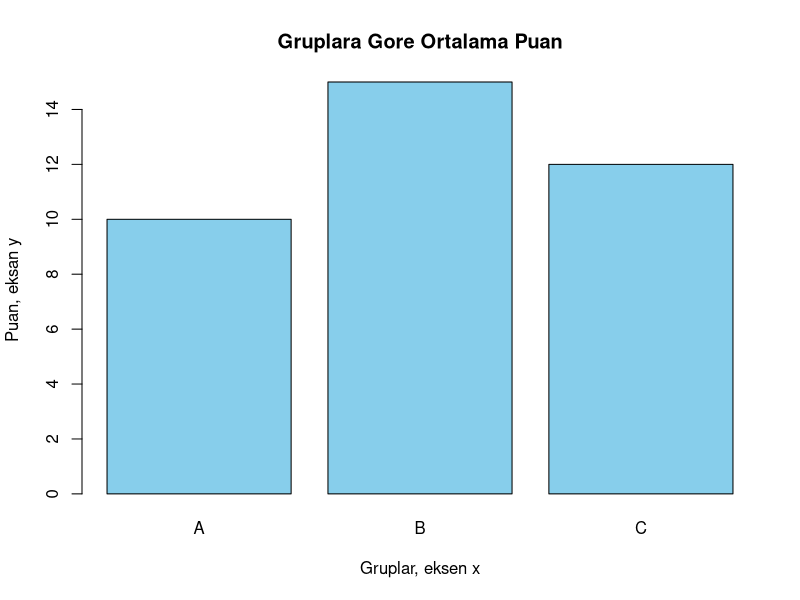
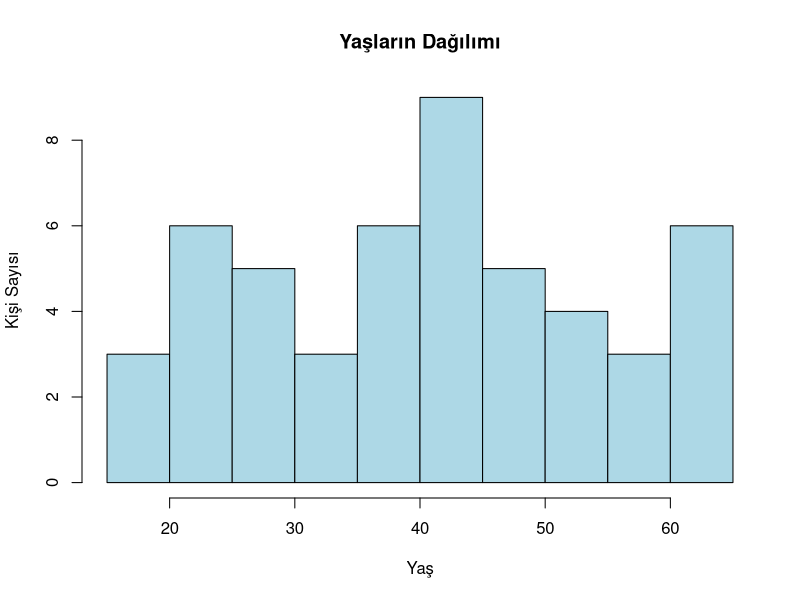
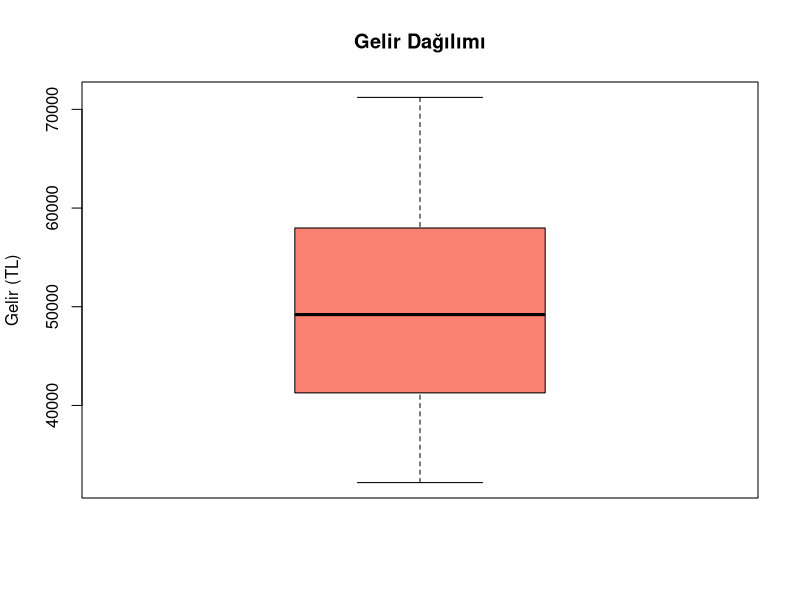
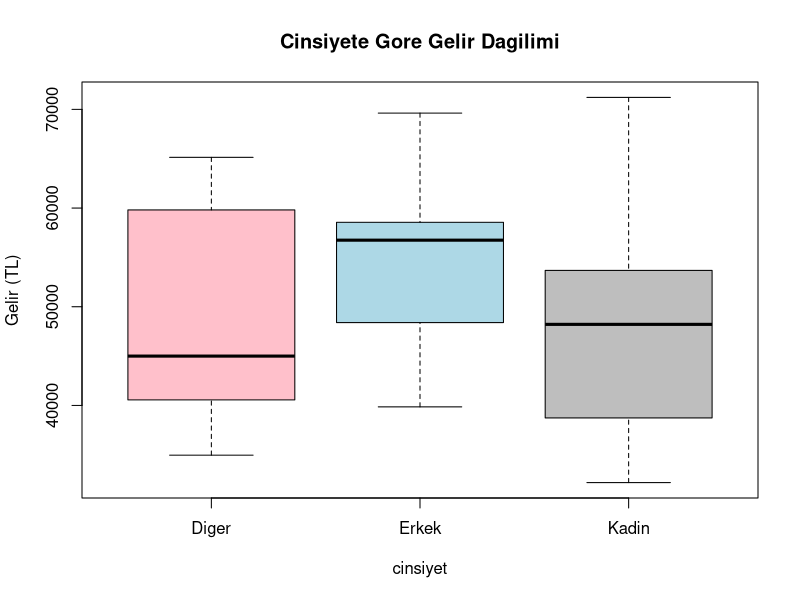
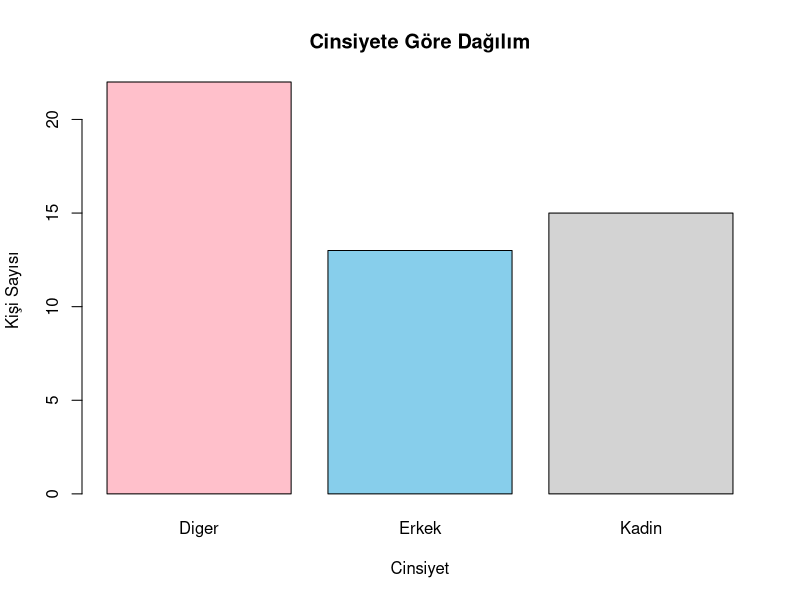
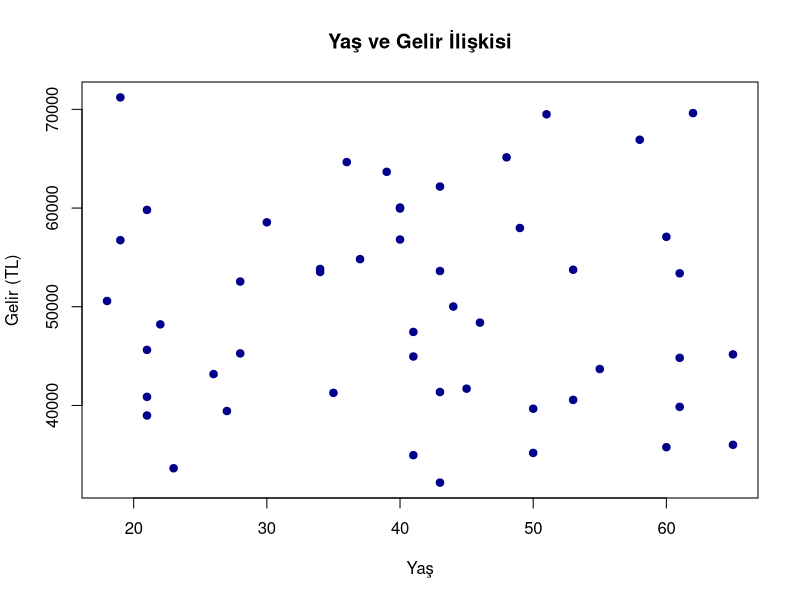

Here is the R script that generated these plots, in order:
## ---- chunk 1

x <- c("A", "B", "C")
y <- c(10, 15, 12)

barplot(y, names.arg = x, main = "Gruplara Gore Ortalama Puan", 
        xlab = "Gruplar, eksen x", ylab = "Puan, eksan y", col = "skyblue")
## ---- chunk 2
veri <- read.csv("gelir_calisma.csv")

# veri

head(veri) # veri setinin ilk 5 satırını göstermek için kullanılmıştır. yalnızca veri yazılarak çalıştırılsaydı, R tüm veri setini gösterebilirdi. Burada veri yapısını kısaca görmek amacıyla kullnaılmıştır head fonksiyonu.
## ---- chunk 3
# Yaşların Dağılımı
hist(veri$yas,
     col = "lightblue",
     main = "Yaşların Dağılımı",
     xlab = "Yaş",
     ylab = "Kişi Sayısı")
## ---- chunk 4
boxplot(veri$gelir,
        main = "Gelir Dağılımı",
        ylab = "Gelir (TL)",
        col = "salmon")

## ---- chunk 5
boxplot(gelir ~ cinsiyet,
        data = veri,
        main = "Cinsiyete Gore Gelir Dagilimi",
        ylab = "Gelir (TL)",
        col = c("pink", "lightblue", "gray"))
## ---- chunk 6
table_cinsiyet <- table(veri$cinsiyet) # bu fonksiyon her kategoride kaç gözlem olduğunu saymaktadır.
barplot(table_cinsiyet,
        col = c("pink", "skyblue", "lightgray"),
        main = "Cinsiyete Göre Dağılım",
        xlab = "Cinsiyet",
        ylab = "Kişi Sayısı")


## ---- chunk 7
plot(veri$yas, veri$gelir,
     main = "Yaş ve Gelir İlişkisi",
     xlab = "Yaş",
     ylab = "Gelir (TL)",
     pch = 19,
     col = "darkblue")

